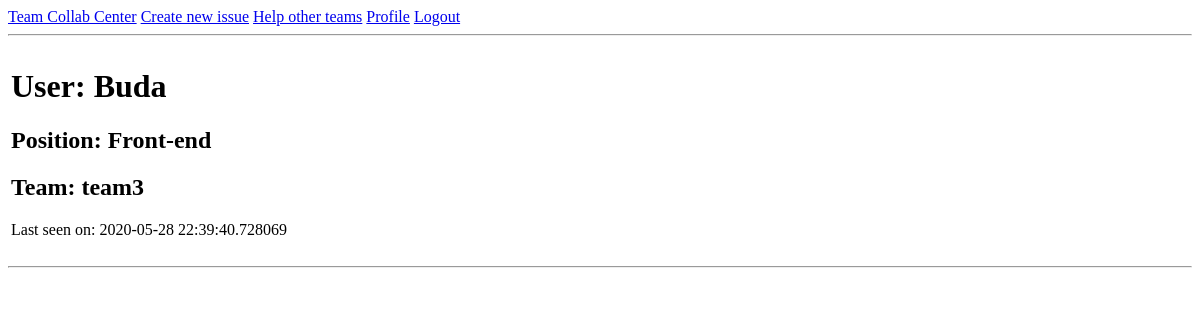
/user/Buda (signed in), run on an earlier commit of the app's database.
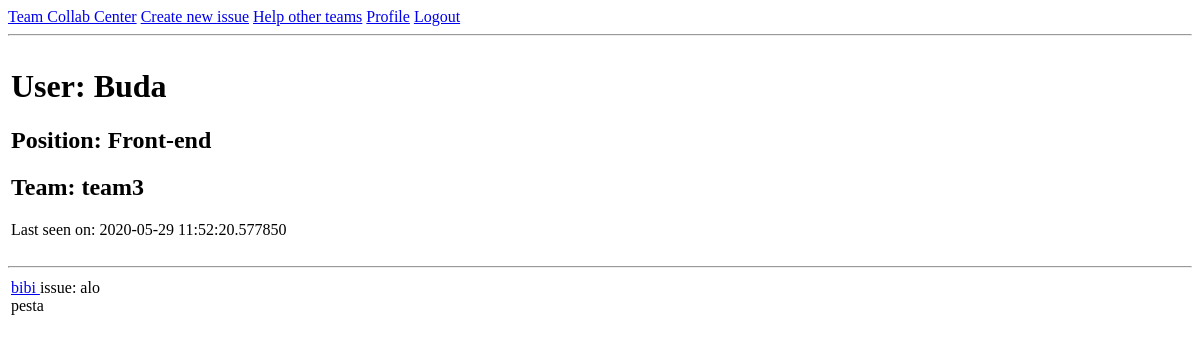
And on a later commit of the database.
### app/models.py (models this page shows, shortened)
class User(UserMixin, db.Model):
    __tablename__='users'
    id = db.Column(db.Integer, primary_key=True)
    username = db.Column(db.String(64), index=True, unique=True)
    email = db.Column(db.String(120), index=True, unique=True)
    password_hash = db.Column(db.String(128))
    posts = db.relationship('Post', backref='author', lazy='dynamic')
    position_id = db.Column(db.Integer, db.ForeignKey('position.id'))
    about_me = db.Column(db.String(240))
    last_seen = db.Column(db.DateTime, default=datetime.utcnow)
    team_id = db.Column(db.Integer, db.ForeignKey('teams.id'))

class Position(db.Model):
    __tablename__='position'
    id = db.Column(db.Integer, primary_key=True)
    name = db.Column(db.String(64), unique=True)
    members = db.relationship('User', backref='position_members')

class Team(db.Model):
    __tablename__='teams'
    id = db.Column(db.Integer, primary_key=True)
    name = db.Column(db.String(64), unique=True)
    members = db.relationship('User', backref='team_members')
    team_posts = db.relationship('Post', backref='team_posts')

class Post(db.Model):
    __tablename__='posts'
    id = db.Column(db.Integer, primary_key=True)
    title = db.Column(db.String(64))
    description = db.Column(db.String(1000))
    timestamp = db.Column(db.DateTime, index=True, default=datetime.utcnow)
    user_id = db.Column(db.Integer, db.ForeignKey('users.id'))
    team_id = db.Column(db.Integer, db.ForeignKey('teams.id'))

### app/routes.py (the view)
@app.route('/user/<username>')
@login_required
def user(username):
    user = User.query.filter_by(username=username).first_or_404()
    posts = Post.query.filter_by(user_id=current_user.id)
    return render_template('user.html', user=user, posts=posts)

### app/models.py (called while the page is built)
@login.user_loader
def load_user(id):
    return User.query.get(int(id))

### app/routes.py (called while the page is built)
@app.before_request
def before_request():
    if current_user.is_authenticated:
        current_user.last_seen = datetime.utcnow()
        db.session.commit()

### app/templates/user.html (shortened to what this page needs)
{% extends "base.html" %}
{% block content %}
    <table>
        <tr valign="top">
            <td>
                <h1>User: {{ user.username }}</h1>
                <h2>Position: {{ user.position_members.name }}</h2>
                <h2>Team: {{ user.team_members.name }}</h2>
                {% if user.last_seen %}<p>Last seen on: {{ user.last_seen }}</p>{% endif %}
            </td>
        </tr>
    </table>
    <hr>
    {% for post in posts %}
        {% include '_post.html' %}
    {% endfor %}
{% endblock %}

### app/templates/base.html (shortened to what this page needs)
<!DOCTYPE html>
<html lang="en">
<head>
</head>
<body>
    <div>
        <a href="{{ url_for('index') }}">Team Collab Center</a>
        {% if current_user.is_anonymous %}
        <a href="{{ url_for('login') }}">Login</a>
        {% else %}
        <a href="{{ url_for('create_issue') }}">Create new issue</a>
        <a href="{{ url_for('explore') }}">Help other teams</a>
        <a href="{{ url_for('user', username=current_user.username) }}">Profile</a>
        <a href="{{ url_for('logout') }}">Logout</a>
        {% endif %}
    </div>
    <hr>
    {% block content %}{% endblock %}
</body>
</html>

### app/templates/_post.html
<table>
    <tr valign="top">
        <td>
            <a href="{{ url_for('user', username=post.author.username) }}">
            {{ post.author.username }}
            </a>
            issue: {{ post.title }}
            <br>{{ post.description }}
        </td>
    </tr>
</table>

What changed in the data, as far as the page shows it:
changed User "Buda": last_seen "2020-05-28 22:39:40.728069" → "2020-05-29 11:52:20.577850"
added Post: author.username "bibi", title "alo", description "pesta"
